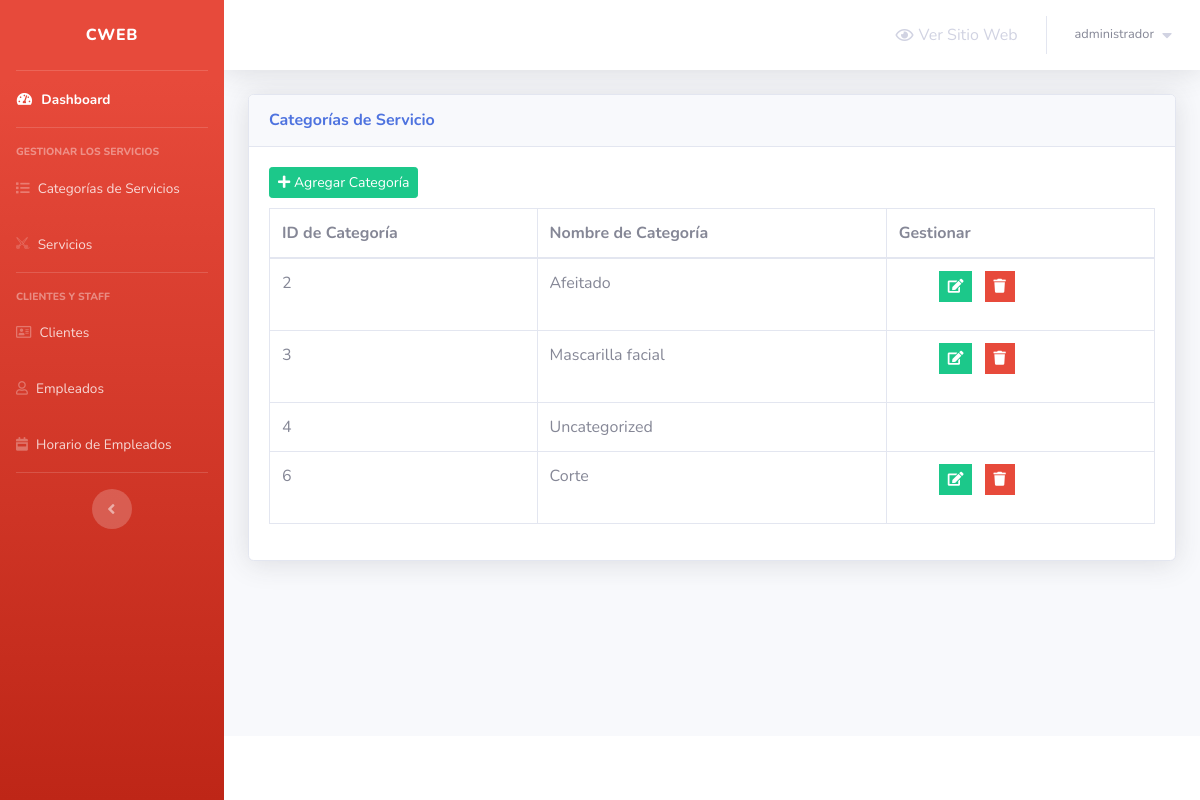
/admin/service-categories.php (signed in), run on the app's committed database.
### tables this page shows
CREATE TABLE `service_categories` (
  `category_id` int(2) NOT NULL,
  `category_name` varchar(50) NOT NULL
);

### admin/service-categories.php (the view, shortened to what this page needs)
<?php
include 'connect.php';
include 'Includes/templates/header.php';
if (isset($_SESSION['username_barbershop_Xw211qAAsq4']) && isset($_SESSION['password_barbershop_Xw211qAAsq4'])) {
?>
    <div class="container-fluid">
        <?php
        $stmt = $con->prepare("SELECT * FROM service_categories");
        $stmt->execute();
        $rows_categories = $stmt->fetchAll();
        ?>
        <div class="card shadow mb-4">
            <div class="card-header py-3">
                <h6 class="m-0 font-weight-bold text-primary">Categorías de Servicio</h6>
            </div>
            <div class="card-body">
                <button class="btn btn-success btn-sm" style="margin-bottom: 10px;" type="button" data-toggle="modal" data-target="#add_new_category" data-placement="top">
                    <i class="fa fa-plus"></i>
                    Agregar Categoría
                </button>
                <div class="table-responsive">
                    <table class="table table-bordered" id="dataTable" width="100%" cellspacing="0">
                        <thead>
                            <tr>
                                <th>ID de Categoría</th>
                                <th>Nombre de Categoría</th>
                                <th>Gestionar</th>
                            </tr>
                        </thead>
                        <tbody>
                            <?php
                            foreach ($rows_categories as $category) {
                                echo "<tr>";
                                echo "<td>";
                                echo $category['category_id'];
                                echo "</td>";
                                echo "<td>";
                                echo $category['category_name'];
                                echo "</td>";
                                echo "<td>";
                                if (strtolower($category["category_name"]) != "uncategorized") {
                                    $delete_data = "delete_" . $category["category_id"];
                                    $edit_data = "edit_" . $category["category_id"];
                            ?>
                                    <ul>
                                        <li class="list-inline-item" data-toggle="tooltip" title="Editar">
                                            <button class="btn btn-success btn-sm rounded-0" type="button" data-toggle="modal" data-target="#<?php echo $edit_data; ?>" data-placement="top"><i class="fa fa-edit"></i></button>
                                        </li>
                                        <li class="list-inline-item" data-toggle="tooltip" title="Eliminar">
                                            <button class="btn btn-danger btn-sm rounded-0" type="button" data-toggle="modal" data-target="#<?php echo $delete_data; ?>" data-placement="top"><i class="fa fa-trash"></i></button>
                                        </li>
                                    </ul>
                            <?php
                                }
                                echo "</td>";
                                echo "</tr>";
                            }
                            ?>
                        </tbody>
                    </table>
                </div>
            </div>
        </div>
    </div>
<?php
    include 'Includes/templates/footer.php';
} else {
    header('Location: login.php');
    exit();
}
?>

### data on the page
service_categories: category_id "2", category_name "Afeitado"
service_categories: category_id "3", category_name "Mascarilla facial"
service_categories: category_id "4", category_name "Uncategorized"
service_categories: category_id "6", category_name "Corte"

### other printed values
$_SESSION['username_barbershop_Xw211qAAsq4'] "administrador"
